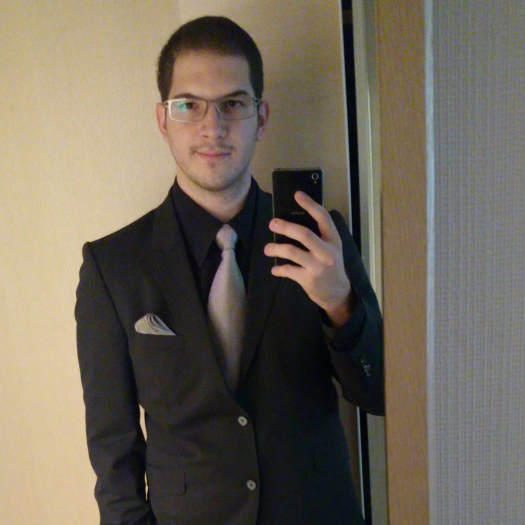
#> input picture skinny/tests/images/test_image1.jpg, 1050 x 1050 px (shown at 1/2 size)
$ python -i hand_detection.py   (imports and definitions only)
#> lines starting #> are read from the running program, lines starting #| are printed output that depends on the picture
import cv2
import numpy as np

class HandDetection:
    def __init__(self):
        self.trained_hand = False
        self.hand_row_nw = None
        self.hand_row_se = None
        self.hand_col_nw = None
        self.hand_col_se = None
        self.hand_hist = None

    # [46 lines left out: function take_histogram, not called in this run]


    def train_hand(self, frame):
        self.set_hand_hist(frame)
        self.trained_hand = True


    def set_hand_hist(self, frame):
        #TODO use constants, only do HSV for ROI
        hsv = cv2.cvtColor(frame, cv2.COLOR_BGR2HSV)
        roi = np.zeros([90,10,3], dtype=hsv.dtype)

        size = self.hand_row_nw.size
        for i in xrange(size):
            roi[i*10:i*10+10,0:10] = hsv[self.hand_row_nw[i]:self.hand_row_nw[i]+10,
                                                             self.hand_col_nw[i]:self.hand_col_nw[i]+10]

        self.hand_hist = cv2.calcHist([roi],[0, 1], None, [180, 256], [0, 180, 0, 256])
        cv2.normalize(self.hand_hist, self.hand_hist, 0, 255, cv2.NORM_MINMAX)

>>> import cv2
>>> picture = cv2.imread('../../../skinny/tests/images/test_image1.jpg', cv2.IMREAD_GRAYSCALE)
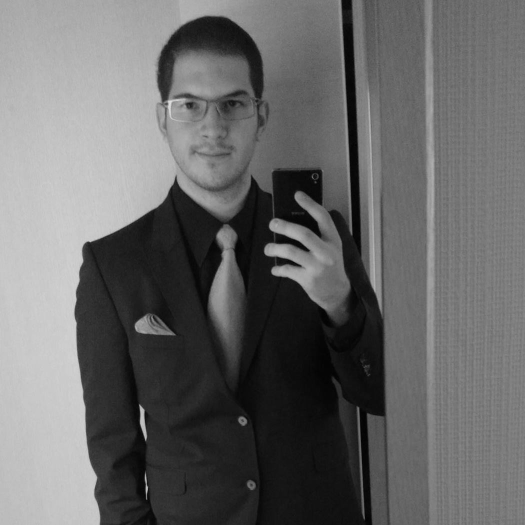
#> picture: shape (1050, 1050) (shown at 1/2 size); min 0, max 225, mean 104.2
#> (the run stopped early here; a loop or call above may not have finished)
